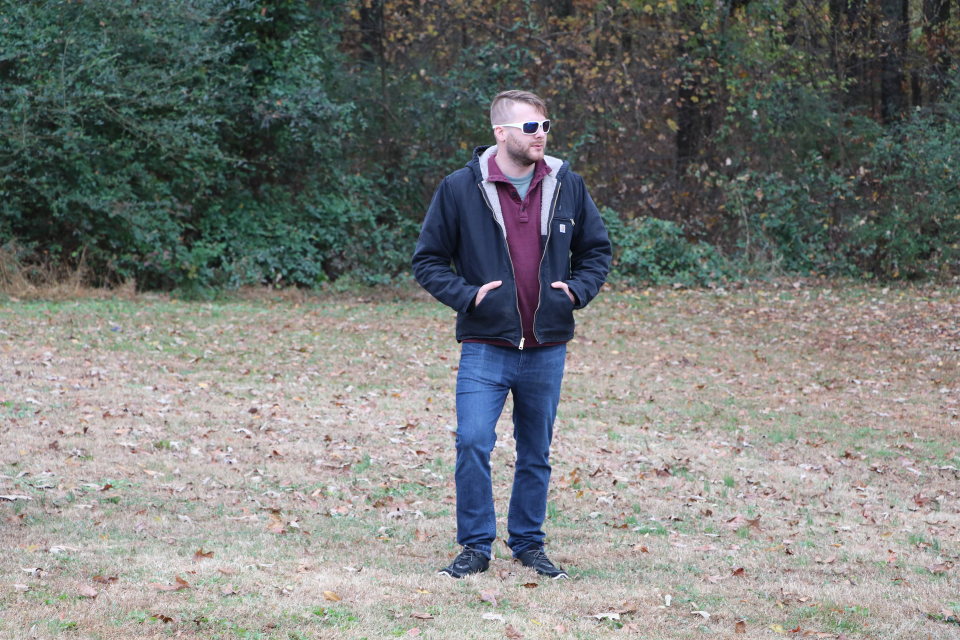
#> input picture azure-cognitive/image-data-building-features/03/demos/microsoft-azure-image-data-building-features-m3-exercise-files/person1.jpg, 1920 x 1280 px (shown at 1/2 size)
$ jupyter execute 'HOG Demo.ipynb'   (shell and % lines are left out)   (older library calls are emulated)
#> lines starting #> are read from the running program, lines starting #| are printed output that depends on the picture
# Histogram of Ordered Gradients (HOG) Demo

HOG first appeared in a patent application from Robert K. McConnell in 1981.  It was later leveraged by Mitsubishi Electric Research in 1994.  The current resurgence of HOG is primarily focused on a paper by Navneet Dalal & Bill Triggs presented at CVPR in 2005.  You can see the link to this paper below:

Paper: [Histograms of Oriented Gradients for Human Detection](https://lear.inrialpes.fr/people/triggs/pubs/Dalal-cvpr05.pdf)

## Install

We will install the following modules that will be used throughout this notebook.  Execute the following cell to install the needed dependencies.

## Imports & Utility Functions

Next, we will need to import libraries and add a utility function that we will use throughout the notebook:

[cell 1]
from matplotlib import pyplot as plt
import numpy as np
import cv2 as cv
from skimage.feature import hog
from skimage import data, exposure, io
from imutils.object_detection import non_max_suppression
from enum import Enum

class ImageColor(Enum):
    GRAYSCALE = 0
    DEFAULT = 1
    BGR = 2

# This is a utility function that we will use to display images throughout the notebook
def showImage(cv_image, image_color, title = ''):
    plt.figure(figsize=(20,20))
    if image_color == ImageColor.GRAYSCALE:
        plt.imshow(cv_image, cmap = plt.cm.gray)
    elif image_color == ImageColor.BGR:
        plt.imshow(cv.cvtColor(cv_image, cv.COLOR_BGR2RGB))
    else:
        plt.imshow(cv_image)
    if title:
        plt.title(title)
    plt.show()

## Our Objective

We will be working to accomplish two primary tasks: visualizing the HOG feature vector for a specific image, and utilizing the included person detector in OpenCV to see HOG at work. For the visualization of the HOG feature vector we will be leveraging `scikit-image`.

Learn More: [scikit-image](https://scikit-image.org/)

## Visualizing HOG

In the following example, we will utilize a feature of `scikit-image` to visualize the Histogram of Ordered Gradients feature vector for the entire image.

[cell 2]
def visualize_hog(filename):
    # Read the image into a format scikit-image can work with
#> called with filename = 'person1.jpg'
    image = io.imread(filename)
#> image is the input picture: shape (1280, 1920, 3); mean R, G, B 122.1, 124.6, 122.3

    # scikit-image HOG parameters
    orientations = 8
    pixels_per_cell = (16,16)
    cells_per_block=(1, 1)

    # Get vector and HOG image
    feature_vector, hog_image = hog(image,
                                    orientations=orientations,
                                    pixels_per_cell=pixels_per_cell,
                                    cells_per_block=cells_per_block,
                                    visualize=True,
                                    multichannel=True)

    # Rescale intensity based on vector values
    hog_image_rescaled = exposure.rescale_intensity(hog_image, in_range=(0, 10))

    # Show images
    showImage(image, False, 'Original Image')
    showImage(hog_image_rescaled, ImageColor.GRAYSCALE, 'Histogram of Ordered Gradients Image')

We will now utilize this function to visualize the feature vector for this image:

[cell 3]
visualize_hog('person1.jpg')

## Detecting People

Up to this point, we have leveraged a non-learning based approach for the images we are analyzing.  This next objective will bridge the gap between the non-learning and the learning based approach.  OpenCV includes a person detector.  This detector utilizes HOD vectors for analysis, but it includes a pre-trained Linear Support Vector Machine (SVN) model.

This is an example that illustrates how we can use the outputs of algorithms from a non-learning approach to train a model using a learning based approach.

Given the training data that would be needed to train our own model, we will instead use the included detector from OpenCV.

We will now create a function that will attempt to detect people in the images was pass into it.  We will use this function to analyze this functionality across multiple images.

[cell 4]
def detect_people(filename):
    # Setup HOG and detector
#> called with filename = 'person1.jpg'
    hog_cv = cv.HOGDescriptor()
    hog_cv.setSVMDetector(cv.HOGDescriptor_getDefaultPeopleDetector())

    # Get image in a format OpenCV can work with
    image = cv.imread(filename)

    # HOG Detector Parameters
    stride = (4, 4)
    padding = (8, 8)
    scale = 1.05

    # Get detected weights and rects for matches
    rects, weights = hog_cv.detectMultiScale(image,
                                             winStride=stride,
                                             padding=padding,
                                             scale=scale)
#> rects = [[700, 53, 634, 1227]]; weights = [0.498]

    # Convert xywh to xyxy rects for suppression function
    converted_rects = np.array([[x, y, x + w, y + h] for (x, y, w, h) in rects])
#> converted_rects = [[700, 53, 1334, 1280]]

    # Suppress all rects that are contained within another rect
    final_matches = non_max_suppression(converted_rects,
                                        probs=None,
                                        overlapThresh=0.65)
#> final_matches = [[700, 53, 1334, 1280]]

    # Draw a Rectangle around the detected people
    rect_color = (0, 255, 0)
    for (xA, yA, xB, yB) in final_matches:
        cv.rectangle(image,
                     (xA, yA),
                     (xB, yB),
                     rect_color,
                     2)
#> this loop made 1 pass
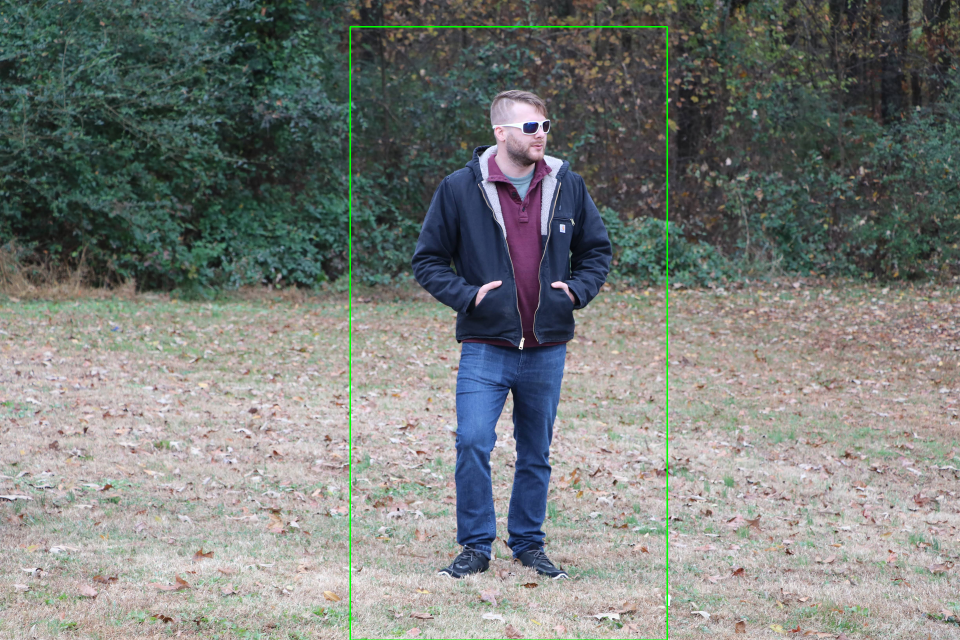
#> image: shape (1280, 1920, 3) (shown at 1/2 size); mean B, G, R 121.8, 125.2, 121.5

    # Show the image with drawn rects
    num_matches = len(final_matches)
#> num_matches = 1
    showImage(image, ImageColor.BGR, f"{num_matches} Detected Person{'s' if num_matches > 1 else ''}")

[cell 5]
detect_people('person1.jpg')

We will now define a function that allows us to wrap the HOG visualization and the person detection into a single call:

[cell 6]
def visualize_detect_people(filename):
    visualize_hog(filename)
#> call 2 of visualize_hog, with filename = 'people1.jpg'
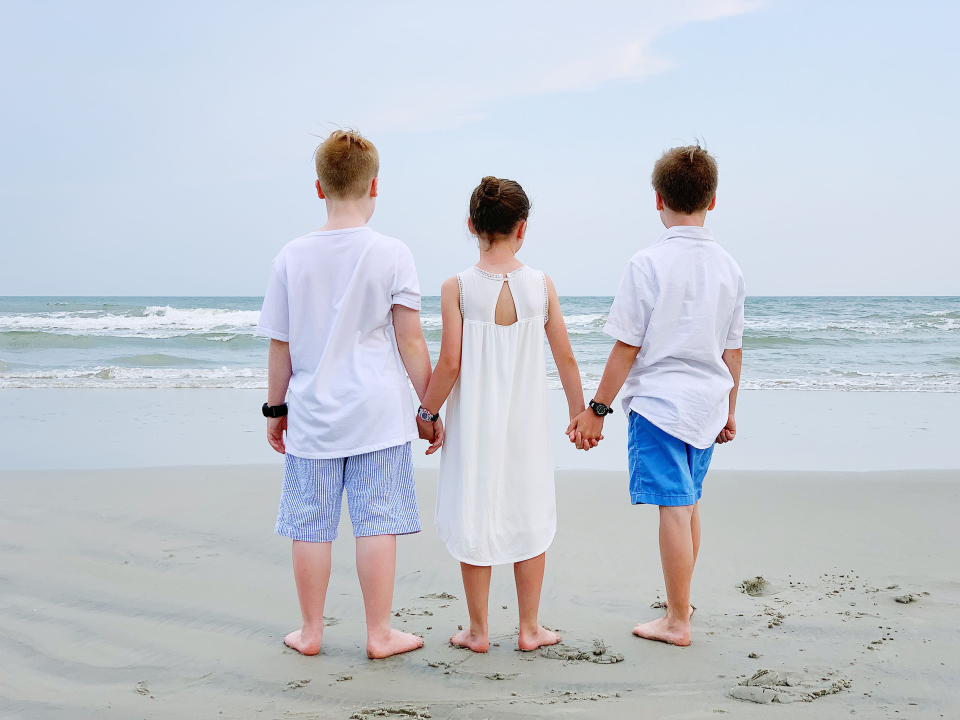
#> input picture azure-cognitive/image-data-building-features/03/demos/microsoft-azure-image-data-building-features-m3-exercise-files/people1.jpg, 1920 x 1440 px (shown at 1/2 size)
#> in visualize_hog, image is the input picture: shape (1440, 1920, 3); mean R, G, B 195, 200.7, 209.8
#> in visualize_hog (call 2), `hog_image_rescaled = exposure.rescale_intensity(hog_image, in_range=(0..`:
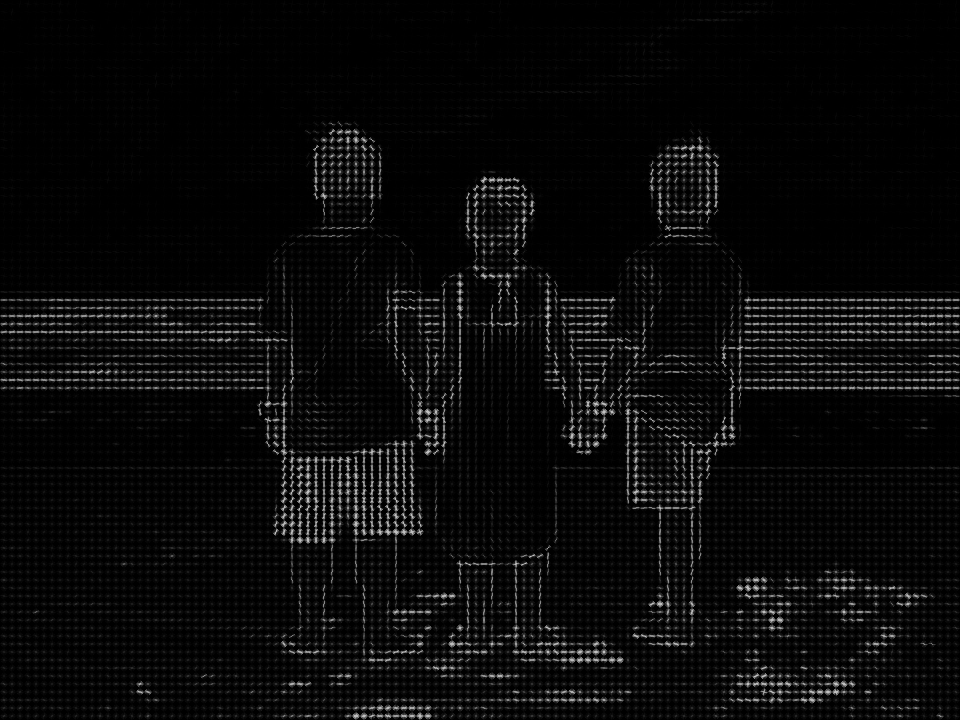
#> hog_image_rescaled: shape (1440, 1920) float64 (shown at 1/2 size); min 0, max 1, mean 0.0387
    detect_people(filename)
#> call 2 of detect_people, with filename = 'people1.jpg'
#> in detect_people (call 2), `rects, weights = hog_cv.detectMultiScale(image, winStride=stride, padd..`: rects = [[1280, 282, 87, 174], [852, 515, 95, 190], [1147, 616, 380, 760], [1053, 156, 627, 1254], [364, 137, 659, 1303], [667, 183, 658, 1257]]; weights = [1.01, 1.26, 1.08, 1.98, 1.9, 0.536]
#> in detect_people (call 2), `converted_rects = np.array([[x, y, x + w, y + h] for (x, y, w, h) in r..`: converted_rects = [[1280, 282, 1367, 456], [852, 515, 947, 705], [1147, 616, 1527, 1376], [1053, 156, 1680, 1410], [364, 137, 1023, 1440], [667, 183, 1325, 1440]]
#> in detect_people (call 2), `final_matches = non_max_suppression(converted_rects, probs=None, overl..`: final_matches = [[667, 183, 1325, 1440], [364, 137, 1023, 1440], [1053, 156, 1680, 1410]]
#> the loop in detect_people (call 2), `for (xA, yA, xB, yB) in final_matches:` made 3 passes
#> after the loop in detect_people (call 2), `for (xA, yA, xB, yB) in final_matches:`:
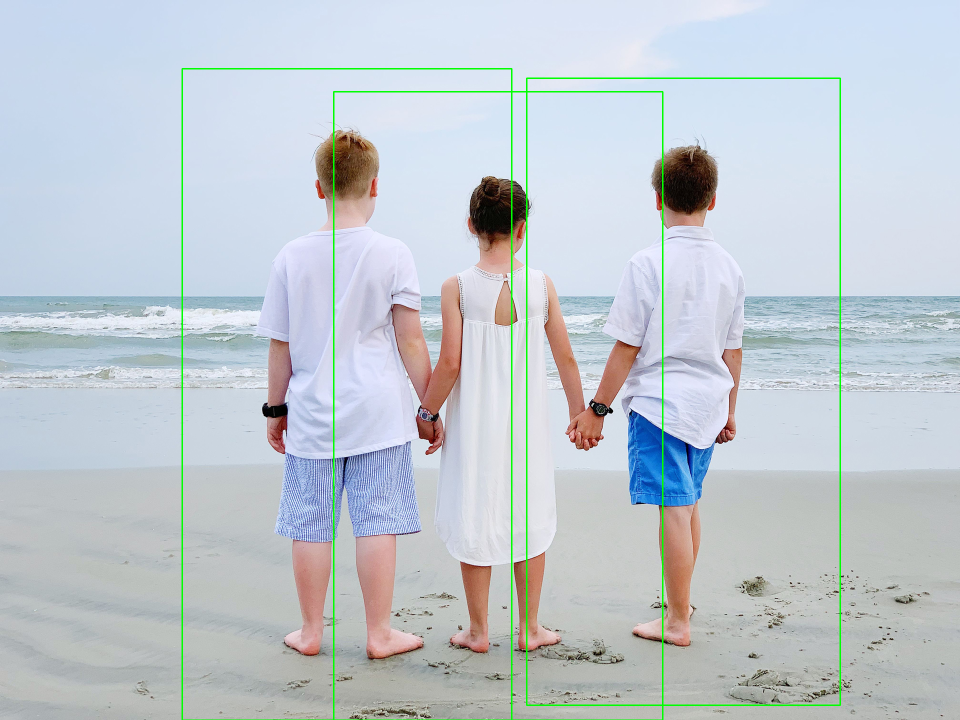
#> image: shape (1440, 1920, 3) (shown at 1/2 size); mean B, G, R 207.5, 201.4, 192.8
#> in detect_people (call 2), `num_matches = len(final_matches)`: num_matches = 3

[cell 7]
visualize_detect_people('people1.jpg')

[cell 8]
visualize_detect_people('people2.jpg')
#> call 3 of visualize_hog, with filename = 'people2.jpg'
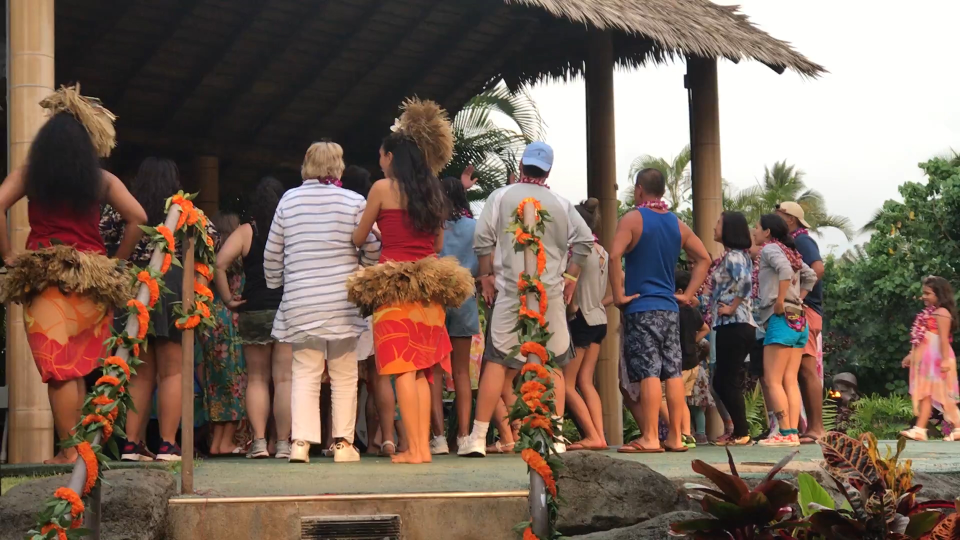
#> input picture azure-cognitive/image-data-building-features/03/demos/microsoft-azure-image-data-building-features-m3-exercise-files/people2.jpg, 1920 x 1080 px (shown at 1/2 size)
#> in visualize_hog, image is the input picture: shape (1080, 1920, 3); mean R, G, B 120.1, 100.4, 88
#> in visualize_hog (call 3), `hog_image_rescaled = exposure.rescale_intensity(hog_image, in_range=(0..`:
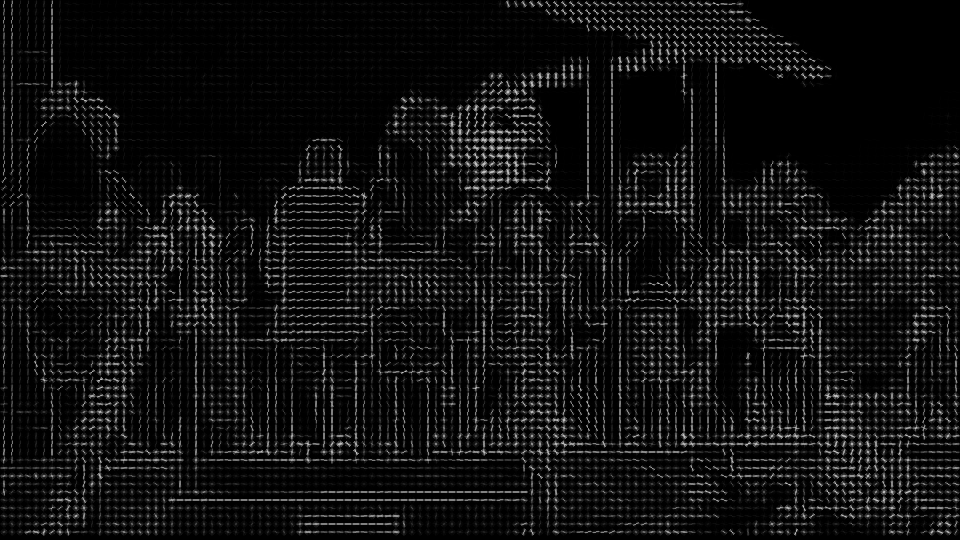
#> hog_image_rescaled: shape (1080, 1920) float64 (shown at 1/2 size); min 0, max 1, mean 0.0657
#> call 3 of detect_people, with filename = 'people2.jpg'
#> in detect_people (call 3), `rects, weights = hog_cv.detectMultiScale(image, winStride=stride, padd..`: rects = 17 rows, first 6: [459, 712, 108, 215], [1248, 701, 113, 226], [1342, 690, 117, 233], [916, 657, 141, 281], [1545, 648, 134, 267], [1232, 269, 146, 291]; weights = 17 values, max 1.48 at index 3, min 0.243 at index 10, mean 0.664
#> in detect_people (call 3), `converted_rects = np.array([[x, y, x + w, y + h] for (x, y, w, h) in r..`: converted_rects = 17 rows, first 6: [459, 712, 567, 927], [1248, 701, 1361, 927], [1342, 690, 1459, 923], [916, 657, 1057, 938], [1545, 648, 1679, 915], [1232, 269, 1378, 560]
#> in detect_people (call 3), `final_matches = non_max_suppression(converted_rects, probs=None, overl..`: final_matches = [[376, 246, 776, 1045], [174, 303, 541, 1037], [1115, 249, 1495, 1009], [672, 495, 921, 993], [1416, 356, 1722, 967], [916, 657, 1057, 938], [1770, 618, 1920, 921], [0, 101, 270, 687]]
#> the loop in detect_people (call 3), `for (xA, yA, xB, yB) in final_matches:` made 8 passes
#> after the loop in detect_people (call 3), `for (xA, yA, xB, yB) in final_matches:`:
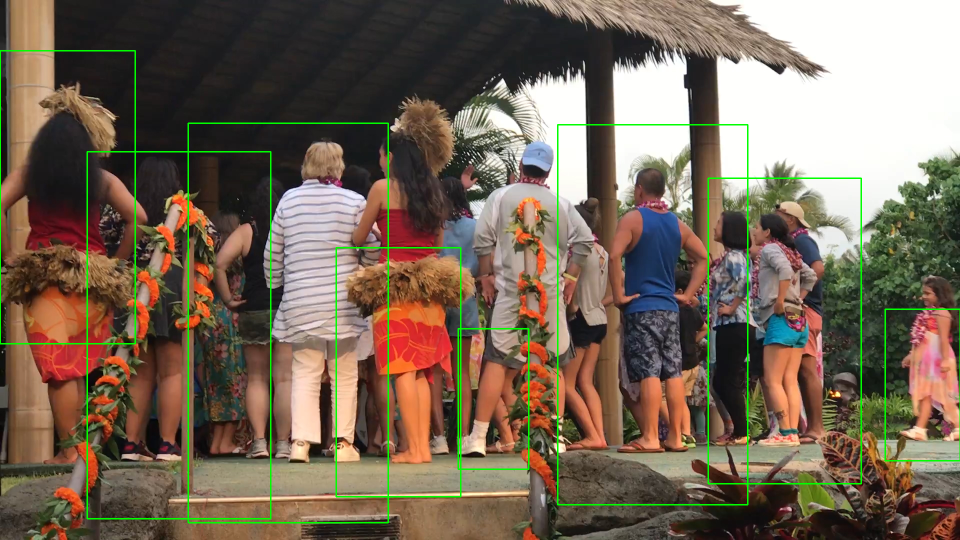
#> image: shape (1080, 1920, 3) (shown at 1/2 size); mean B, G, R 86.5, 103.4, 117.9
#> in detect_people (call 3), `num_matches = len(final_matches)`: num_matches = 8
